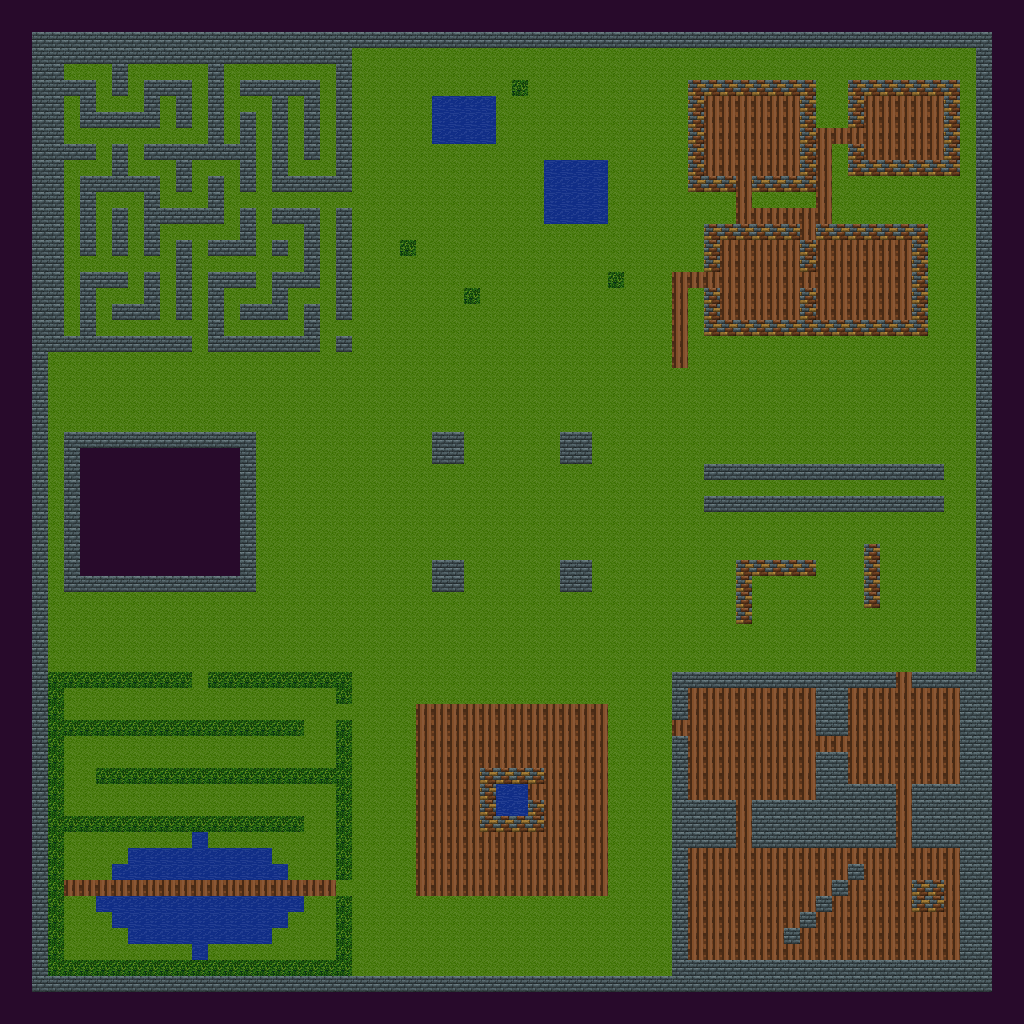

A 2D game scene composited from a Tiled map and its tileset images. What follows is a short description and the map's XML, with each tile layer's data collapsed to a summary:
An orthogonal 64x64 tile map with 16x16 px tiles, 1 tile layer (Tiles) and 6 objects (5x SpawnPoint, PlayerStart).

<map version="1.10" tiledversion="1.10.2" orientation="orthogonal" renderorder="right-down" width="64" height="64" tilewidth="16" tileheight="16" infinite="0" nextlayerid="3" nextobjectid="7">
 <tileset firstgid="1" source="tiles.tsx" />
 <layer id="1" name="Tiles" width="64" height="64">
  <data>[4096 cells, 4096 non-empty, 7 distinct tile ids]</data>
 </layer>
 <objectgroup id="2" name="Objects">
  <object id="1" name="PlayerStart" type="PlayerStart" x="488" y="408">
   <point />
  </object>
  <object id="2" name="SpawnPoint" type="SpawnPoint" x="88" y="376">
   <point />
  </object>
  <object id="3" name="SpawnPoint" type="SpawnPoint" x="888" y="392">
   <point />
  </object>
  <object id="4" name="SpawnPoint" type="SpawnPoint" x="88" y="648">
   <point />
  </object>
  <object id="5" name="SpawnPoint" type="SpawnPoint" x="888" y="648">
   <point />
  </object>
  <object id="6" name="SpawnPoint" type="SpawnPoint" x="488" y="72">
   <point />
  </object>
 </objectgroup>
</map>
